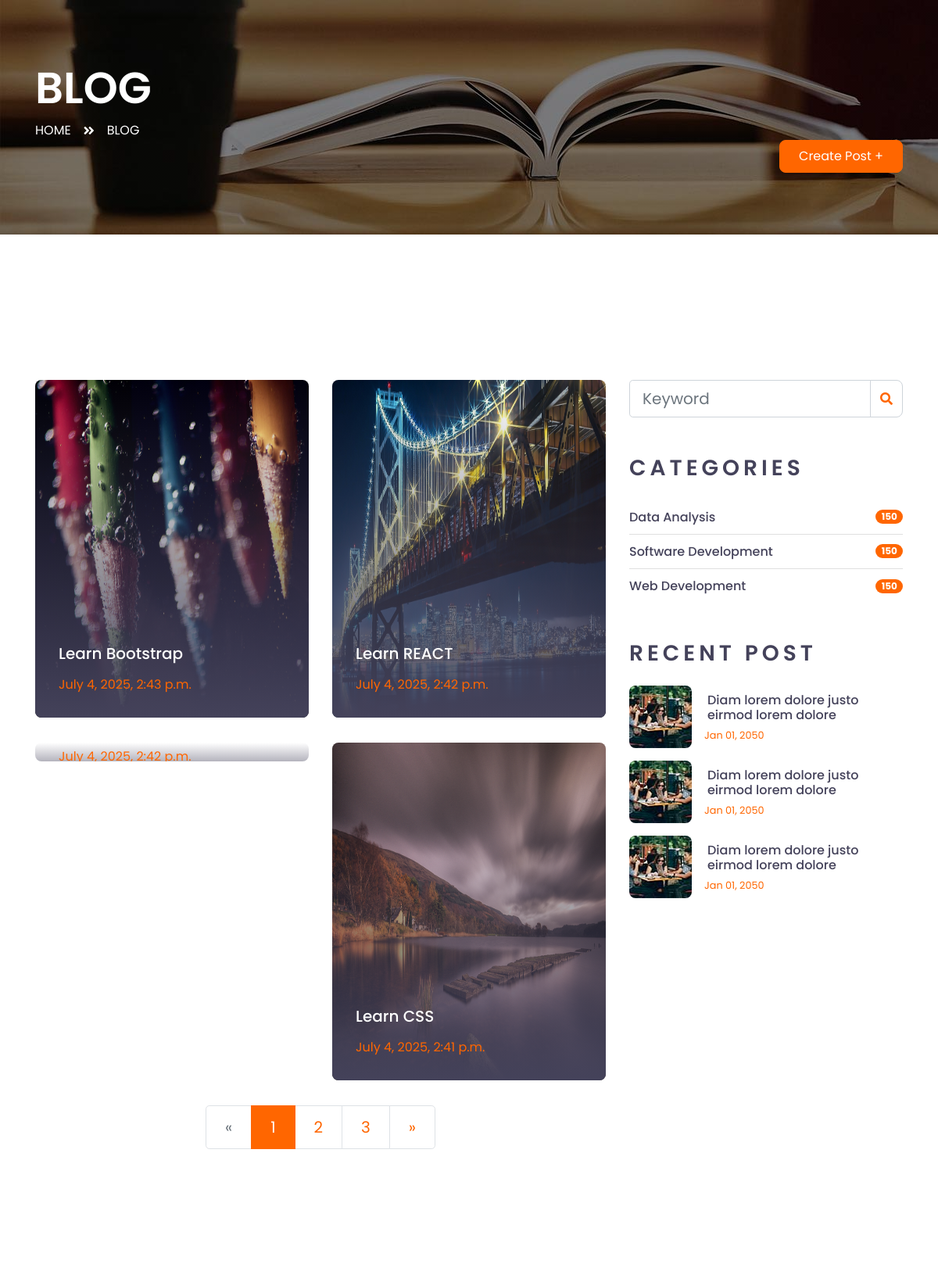
/blog/post_list/ (upper part), run on an earlier commit of the app's database.
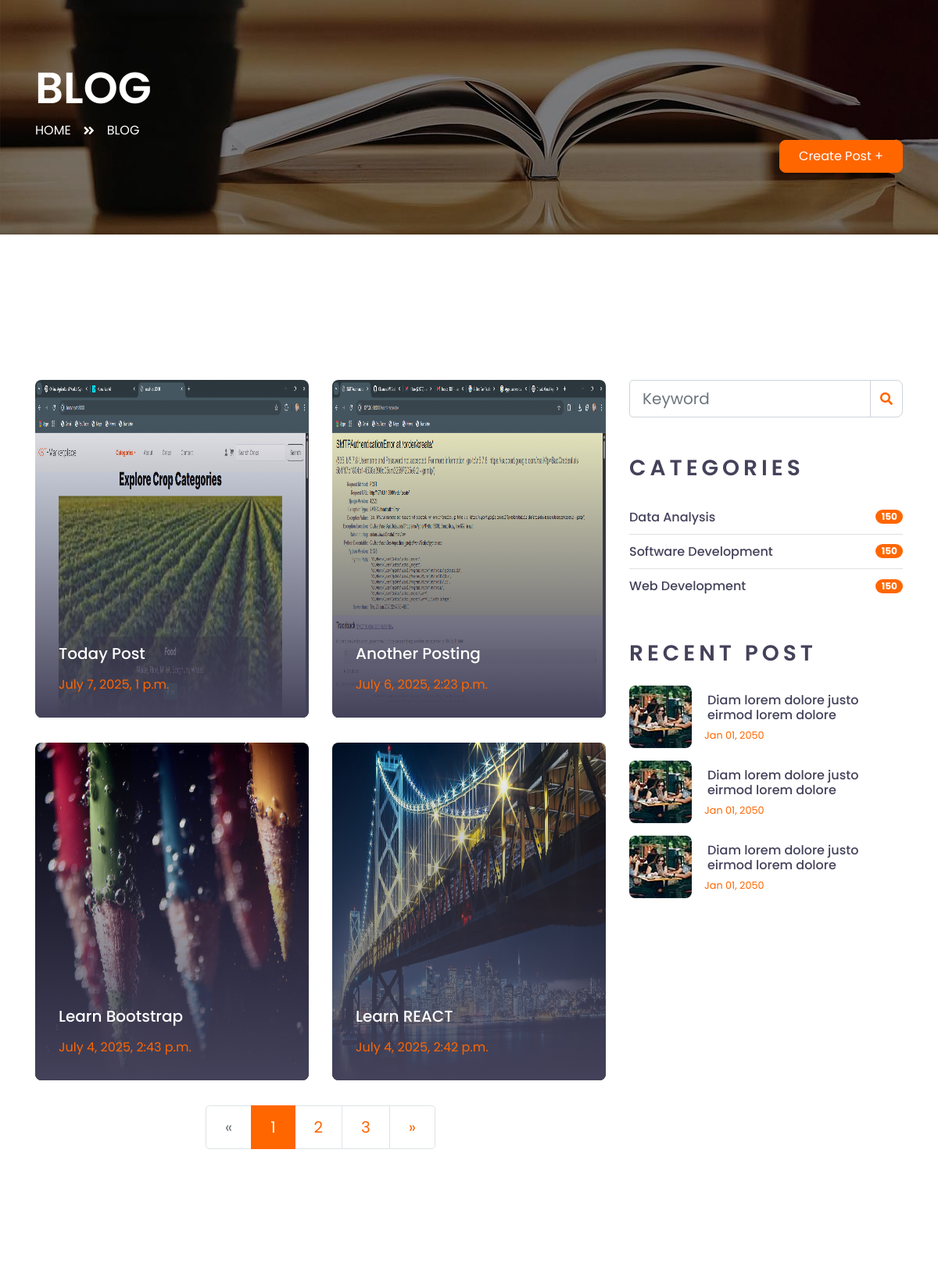
And on a later commit of the database.
### blog/models.py (models this page shows, shortened)
class Post(models.Model):
    STATUS_CHOICES = {
        ('draft', 'DRAFT'),
        ('published', 'PUBLISHED'),
    }
    author = models.ForeignKey(CustomUser, on_delete=models.CASCADE, related_name='blog_post')
    category = models.ForeignKey(Category, on_delete=models.CASCADE, related_name='category_post')
    title = models.CharField(max_length=250)
    slug = models.SlugField(max_length=250, unique_for_date='publish')
    cover_img = models.ImageField(upload_to='img/post_cover', blank=True, null=False, default='img/blog-1.jpg')
    body = models.TextField()
    publish = models.DateTimeField(default=timezone.now)
    created = models.DateTimeField(auto_now_add=True)
    updated = models.DateTimeField(auto_now=True)
    status = models.CharField(max_length=10, choices=STATUS_CHOICES, default='published')
    objects = models.Manager()
    published = PublishedManager()
    class Meta:
        ordering = ('-publish',)
    def get_absolute_url(self):
        return reverse("blog:post_detail", args=[self.publish.year, self.publish.month, self.publish.day, self.slug])

class Category(models.Model):
    name = models.CharField(max_length=200, db_index=True)
    slug = models.SlugField(max_length=200, unique=True)
    class Meta:
        ordering = ('name',)
        verbose_name = 'category'
        verbose_name_plural = 'categories'

### blog/views.py (the view)
# urls.py: path('post_list/', PostListView, name='post_list'),
def PostListView(request):
    posts = Post.published.all()[:4]
    categories = Category.objects.all()
    context = {
        'post' : posts,
        'category' : categories,
    }
    return render(request, 'blog/post_list.html', context)

### blog/models.py (called while the page is built)
    def get_queryset(self):
        return super(PublishedManager, self).get_queryset()\
            .filter(status='published')

### blog/templates/blog/post_list.html (shortened to what the changed rows need)
<!DOCTYPE html>
<html lang="en">
  {% load static %}
  <head>
    <link
      href="https://cdnjs.cloudflare.com/ajax/libs/font-awesome/5.10.0/css/all.min.css"
      rel="stylesheet"
    />
    <link
      href="{% static 'lib/owlcarousel/assets/owl.carousel.min.css' %}"
      rel="stylesheet"
    />
    <link
      href="https://cdn.jsdelivr.net/npm/bootstrap@5.3.7/dist/css/bootstrap.min.css"
      rel="stylesheet"
    />
    <link href="{% static 'css/style.css' %}" rel="stylesheet" />
  </head>
    <div class="container-fluid py-5">
        <div class="container py-5">
            <div class="row">
                <div class="col-lg-8">
                    <div class="row pb-3">
                      {% for post in post %}
                      <div class="col-lg-6 mb-4">
                        <div class="blog-item position-relative overflow-hidden rounded mb-2">
                          {% if post.cover_img %}
                          <img class="img-fluid" src="{{ post.cover_img.url }}" style="height: 27em;" alt="">
                          {% else %}
                          <img class="img-fluid" src="{% static 'img/blog-1.jpg' %}" style="height: 27em; alt="">
                          {% endif %}
                          <a class="blog-overlay text-decoration-none" href="{{ post.get_absolute_url }}">
                            <h5 class="text-white mb-3">{{post.title}}</h5>
                            <p class="text-primary m-0">{{post.created}}</p>
                          </a>
                        </div>
                      </div>
                      {% endfor %}
                    </div>
                </div>
                <div class="col-lg-4 mt-5 mt-lg-0">
                    <div class="mb-5">
                        <ul class="list-group list-group-flush">
                          {% for cat in category %}
                          <li class="list-group-item d-flex justify-content-between align-items-center px-0">
                            <a href="" class="text-decoration-none h6 m-0">{{cat.name}}</a>
                            <span class="badge badge-primary badge-pill">150</span>
                          </li>
                          {% endfor %}
                        </ul>
                    </div>
                </div>
            </div>
        </div>
    </div>
  </body>
</html>

What changed in the data, as far as the page shows it:
no longer on this page (row unchanged): Post: created "July 4, 2025, 2:42 p.m."
no longer on this page (row unchanged): Post: cover_img (picture), title "Learn CSS", created "July 4, 2025, 2:41 p.m."
added Post: cover_img (picture), title "Today Post", created "July 7, 2025, 1 p.m."
added Post: cover_img (picture), title "Another Posting", created "July 6, 2025, 2:23 p.m."
